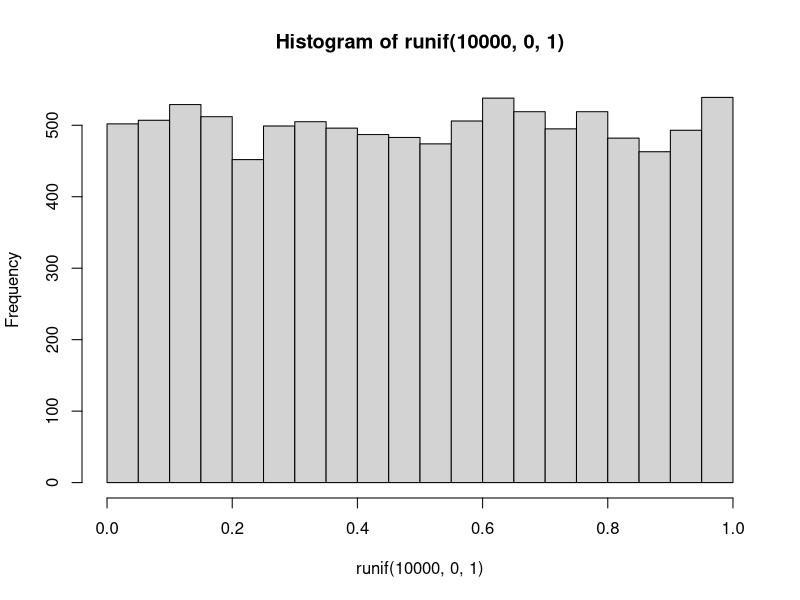
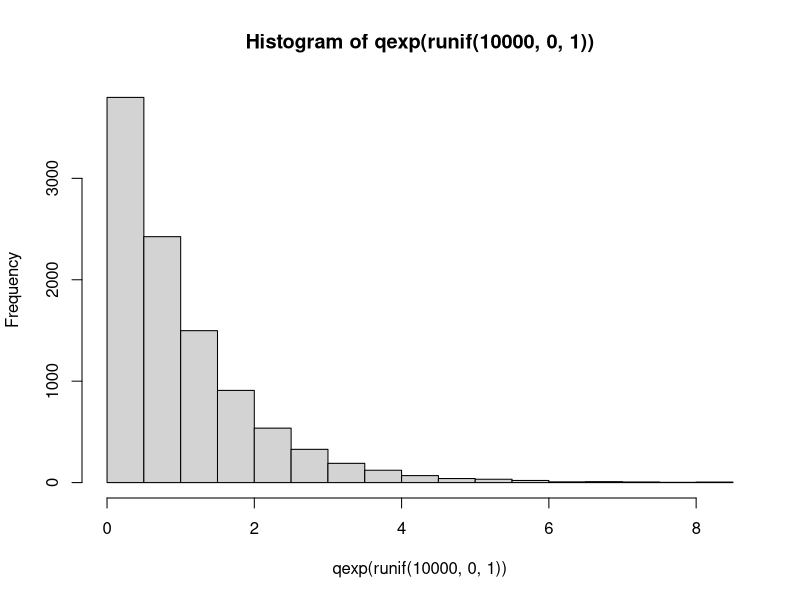
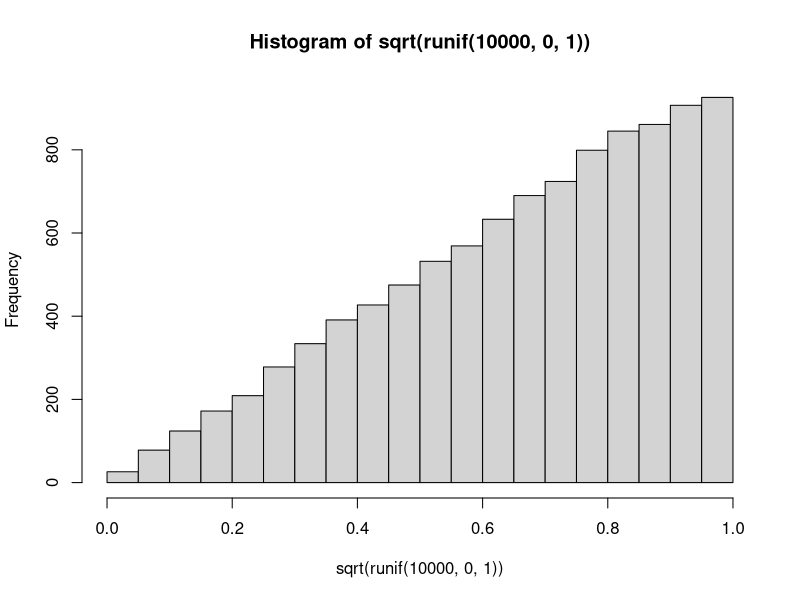

Reproduce these figures in R, in order.
hist(runif(10000,0,1))

hist(qexp(runif(10000,0,1)))

hist(sqrt(runif(10000,0,1)))

exp(-Inf)

# Ejercicio 3 ####

rejercicio <- function(N) {
  salida <- matrix(NA, N, 2)
  for (i in 1:N) {
    x <- sqrt(runif(1, 0, 1))
    y <- rexp(1, 1/x^2)
    salida[i,] <- c(x,y)  
  }
  salida
}

datos_prueba <- rejercicio(1e4)
mean(datos_prueba[,1])
mean(datos_prueba[,2])
mean(datos_prueba[,1]*datos_prueba[,2])

cov(datos_prueba)

